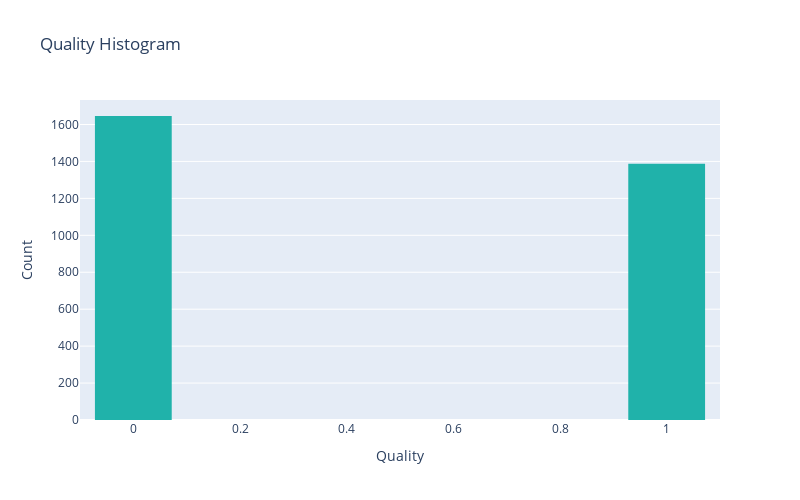

Write notebook code for a chart like this one.
### Code cell
print("Outcome Counts:")
print(matches_df['outcome'].value_counts())

print("\nOutcome Percentages:")
print(matches_df['outcome'].value_counts(normalize=True) * 100)

plotter.plotly_histogram(matches_df, 'outcome')

### Figure 1 — Plotly figure (JSON) as saved in the notebook; plotly's stock layout.template omitted (floating-point values rounded to 4 significant figures; data arrays with more than 128 entries replaced by an {"elided": "..."} marker saying what was removed)
{"data": [{"alignmentgroup": "True", "bingroup": "x", "hovertemplate": "outcome=%{x}<br>count=%{y}<extra></extra>", "legendgroup": "", "marker": {"color": "lightseagreen", "pattern": {"shape": ""}}, "name": "", "nbinsx": 10, "offsetgroup": "", "orientation": "v", "showlegend": false, "type": "histogram", "x": {"elided": "3034 int values"}, "xaxis": "x", "yaxis": "y"}], "layout": {"bargap": 0.1, "bargroupgap": 0.2, "barmode": "relative", "height": 500, "legend": {"tracegroupgap": 0}, "showlegend": false, "title": {"text": "Quality Histogram"}, "width": 800, "xaxis": {"anchor": "y", "domain": [0, 1], "title": {"text": "Quality"}}, "yaxis": {"anchor": "x", "domain": [0, 1], "title": {"text": "Count"}}}}
